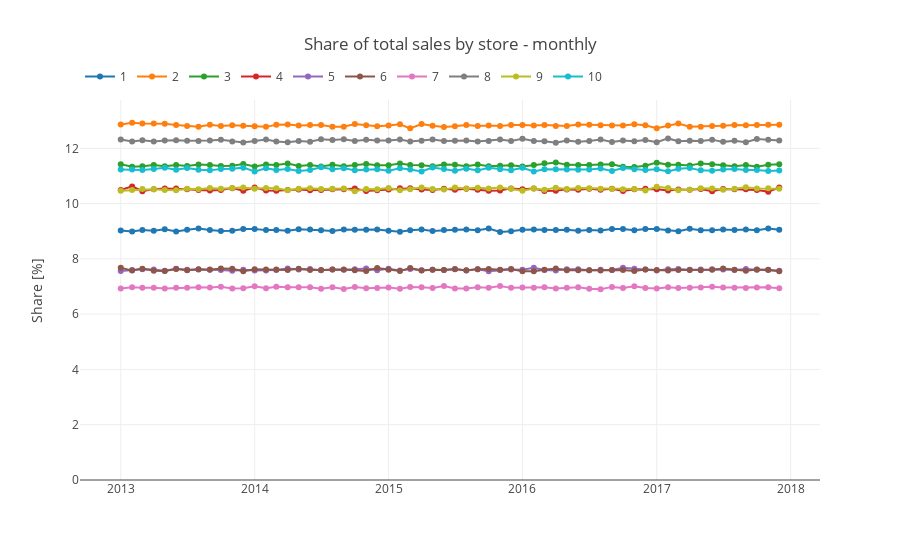

Write notebook code for a chart like this one.
### Markdown cell above
## Share of total sales by store

### Code cell
df_share_by_store = df_month[hierarchy['total']].divide(df_month['total'], axis=0)*100

bplot.plot_timeseries(df_share_by_store, labels=df_share_by_store.columns,
                      title = 'Share of total sales by store - monthly', ylabel='Share [%]')
